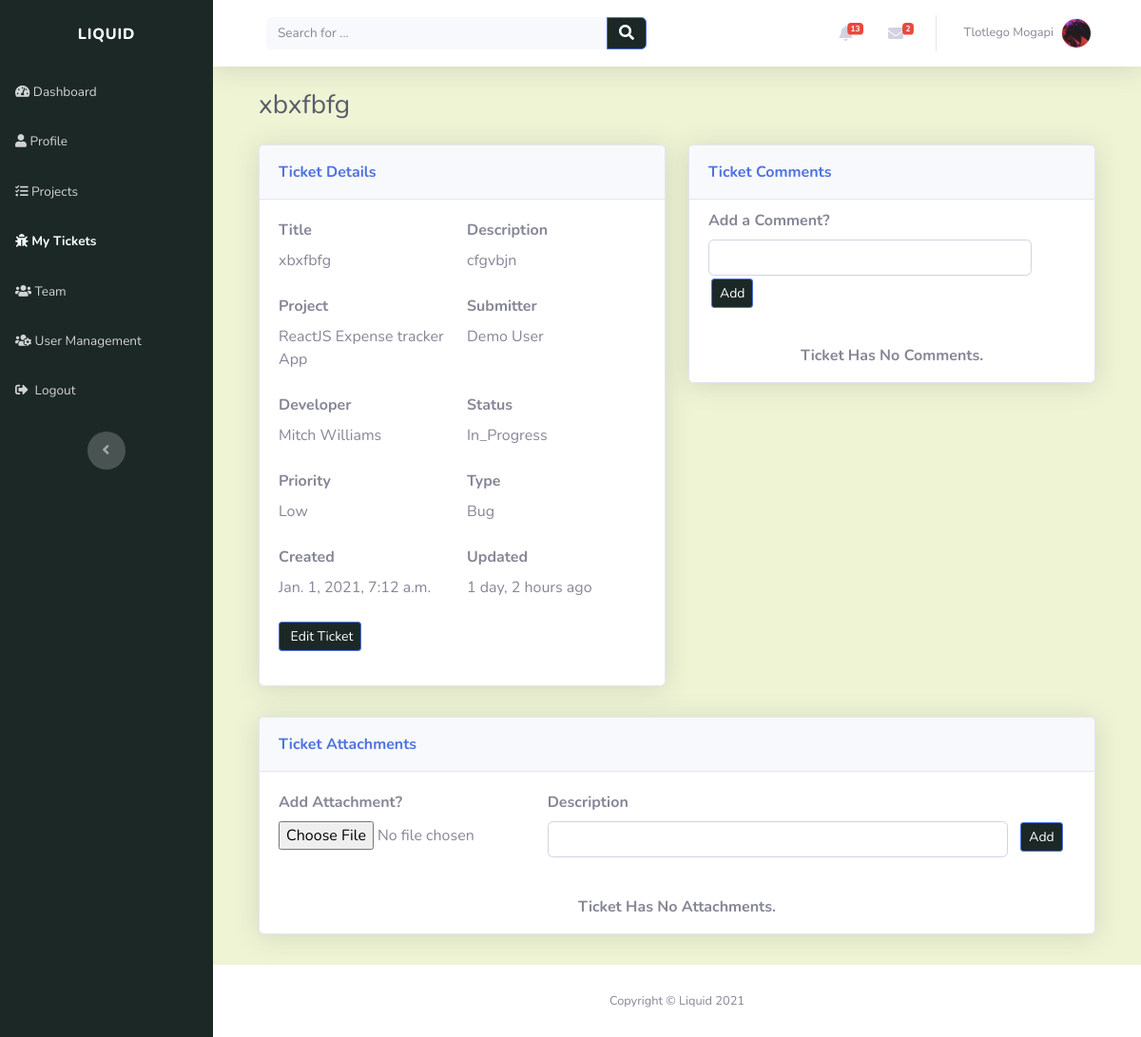
The app's page /tickets/xbxfbfg-lvsbijav/ (signed in), older data.
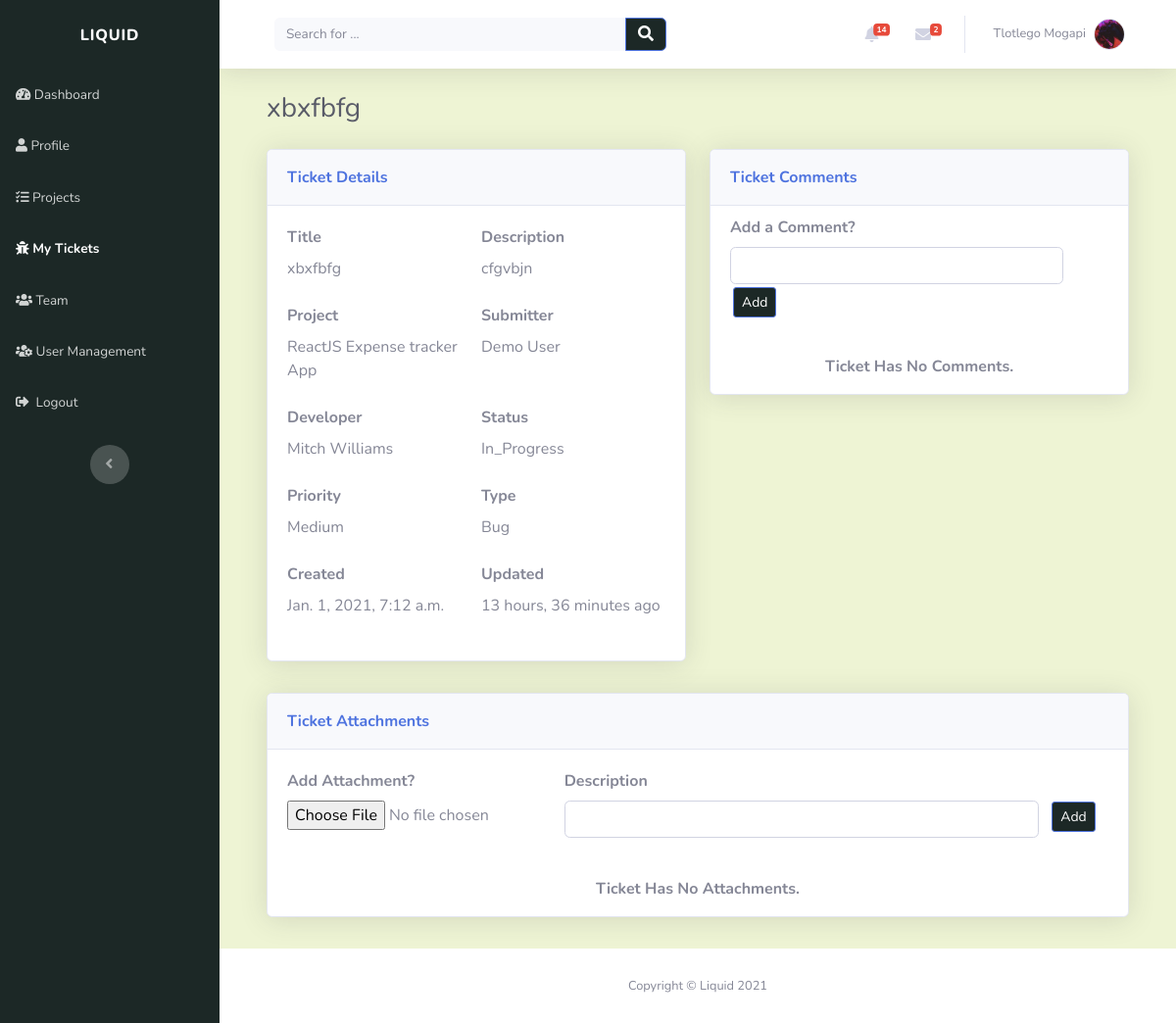
The same page, newer data.
### account/models.py (models this page shows, shortened)
class Profile(models.Model):
    user = models.OneToOneField(settings.AUTH_USER_MODEL, on_delete=models.CASCADE, unique=True)
    profile_picture = models.ImageField(default='profile_images/default.jpg', upload_to='profile_images', blank=True)
    website = models.URLField(blank=True)
    first_name = models.CharField(max_length=30, blank=True)
    last_name = models.CharField(max_length=30, blank=True)
    address = models.CharField(max_length=50, blank=True)
    city = models.CharField(max_length=50, blank=True)
    country = models.CharField(max_length=50, blank=True)
    slug = models.SlugField(unique=True, blank=True)

### tickets/models.py (models this page shows)
class Ticket(models.Model):
    TICKET_PRIORITY = (
        ('LOW', 'Low'),
        ('MEDIUM', 'Medium'),
        ('HIGH', 'High'),
    )
    TICKET_STATUS = (
        ('NEW', 'New'),
        ('IN_PROGRESS', 'In Progress'),
        ('RESOLVED', 'Resolved'),
    )
    TICKET_TYPE = (
        ('TASK', 'Task'),
        ('BUG', 'Bug'),
        ('CHANGE', 'Change'),
        ('FEATURE', 'Feature request')
    )
    title = models.CharField(max_length=50)
    description = models.CharField(max_length=200)
    created_by = models.ForeignKey(Profile, on_delete=models.CASCADE)
    project = models.ForeignKey(Project, related_name="tickets", on_delete=models.CASCADE)
    created_on = models.DateTimeField(verbose_name="created_on", auto_now_add=True)
    updated = models.DateTimeField(verbose_name="date updated", auto_now=True)
    priority = models.CharField(max_length=12, choices=TICKET_PRIORITY, default='LOW')
    status = models.CharField(max_length=12, choices=TICKET_STATUS, default='NEW')
    class_type = models.CharField(max_length=12, choices=TICKET_TYPE, default='TASK')
    slug = models.SlugField(unique=True, blank=True)
    def __str__(self):
        return self.title

### projects/models.py (models this page shows)
class Project(models.Model):
    name = models.CharField(max_length=50, unique=True)
    description = models.CharField(max_length=200)
    created_on = models.DateTimeField(verbose_name="date created", auto_now_add=True)
    created_by = models.ForeignKey(Profile, on_delete=models.CASCADE)
    slug = models.SlugField(unique=True, blank=True)
    def __str__(self):
        return self.name

### tickets/views.py (the view)
# urls.py: path('<slug:slug>/', views.ticket_detail_view, name="view_ticket"),
@login_required(login_url='login_page')
def ticket_detail_view(request, slug):
    context = {}
    ticket = get_object_or_404(Ticket, slug=slug)
    user = request.user
    user_profile = get_object_or_404(Profile, user=user)
    if request.method == "POST":
        form = TicketCommentForm(request.POST)
        if form.is_valid():
            comment_body = form.cleaned_data['comment']
            ticket_comment = TicketComment.objects.create(user=user_profile, body_message=comment_body, ticket=ticket)
            return redirect('view_ticket', slug=slug)
    else:
        context['ticket'] = ticket
        context['ticket_attachments'] = TicketAttachment.objects.filter(ticket=ticket).order_by('-created_on')
        comments = TicketComment.objects.filter(ticket=ticket).order_by('-created_on')
        page = request.GET.get('page', 1)
        comments_paginator = Paginator(comments, COMMENTS_PER_PAGE)
        try:
            comments = comments_paginator.page(page)
        except PageNotAnInteger:
            comments = comments_paginator.page(COMMENTS_PER_PAGE)
        except EmptyPage:
            comments = comments_paginator.page(comments_paginator.num_pages)
        context['ticket_comments'] = comments
        context['ticket_developer'] = get_object_or_404(TicketAssignee, ticket=ticket).user
        context['submitter'] = ticket.created_by
        context['manager'] = ProjectRole.objects.filter(project=ticket.project).filter(user_role="Project Manager").first().user
        context['form'] = TicketCommentForm()
        context['attachment_form'] = TicketAttachmentForm()
    return render(request, "tickets/ticket_detail.html", context)

### tickets/forms.py
class TicketCommentForm(forms.Form):
    comment = forms.CharField(max_length=150, widget=forms.TextInput(attrs={'class': 'form-control', 'name': "comment"}))

class TicketAttachmentForm(forms.Form):
    attachment = forms.FileField(widget=forms.FileInput(attrs={'style': "border-color: rgb(28, 40, 38)"}))
    note = forms.CharField(max_length=100, widget=forms.TextInput(attrs={'class': 'form-control', 'name': "address"}), required=False)

### index/custom_processors.py (called while the page is built)
def profile_processor(request):
    if request.user.is_authenticated:
        user = request.user
        user_profile = get_object_or_404(Profile, user=user)
        user_messages = DirectMessage.objects.filter(receiver=user_profile).order_by('-created_on')[:5]
        user_alerts = Alert.objects.filter(user=user_profile).order_by('-created_on')[:5]
        return {'profile': user_profile, 'direct_messages': user_messages, 'alerts': user_alerts}
    else:
        return{}

### tickets/templates/tickets/ticket_detail.html (shortened to what the changed rows need)
{% extends "index/header.html" %}
{% block content %}
<div class="container-fluid">
	<div class="d-sm-flex justify-content-between align-items-center mb-4">
		<h3 class="text-dark mb-0">{{ticket}}</h3>
	</div>
	<div class="row mb-3">
		<div class="col-lg-6">
			<div class="row">
				<div class="col">
					<div class="card shadow mb-3">
						<div class="card-body">
							<div class="form-row">
								<div class="col-lg-6">
									<div class="form-group">
										<label for="username"><strong>Title</strong></label>
										<p class="mb-4">{{ ticket.title }}</p>
									</div>
								</div>
								<div class="col-lg-6">
									<div class="form-group">
										<label for="username"><strong>Description</strong></label>
										<p class="mb-4">{{ ticket.description}}</p>
									</div>
								</div>
							</div>
							<div class="form-row">
								<div class="col-lg-6">
									<div class="form-group">
										<label for="username"><strong>Project</strong></label>
										<p class="mb-4">{{ ticket.project }}</p>
									</div>
								</div>
								<div class="col-lg-6">
									<div class="form-group">
										<label for="username"><strong>Submitter</strong></label>
										<p class="mb-4">
											{{ ticket.created_by.first_name }} {{ ticket.created_by.last_name }}
										</p>
									</div>
								</div>
							</div>
							<div class="form-row">
								<div class="col-lg-6">
									<div class="form-group">
										<label for="first_name"><strong>Status</strong></label>
										<p class="mb-4">{{ ticket.status|title }}</p>
									</div>
								</div>
							</div>
							<div class="form-row">
								<div class="col-lg-6">
									<div class="form-group">
										<label for="first_name"><strong>Priority</strong></label>
										<p class="mb-4">{{ ticket.priority|title }}</p>
									</div>
								</div>
								<div class="col-lg-6">
									<div class="form-group">
										<label for="first_name"><strong>Type</strong></label>
										<p class="mb-4">{{ ticket.class_type|title }}</p>
									</div>
								</div>
							</div>
							<div class="form-row">
								<div class="col-lg-6">
									<div class="form-group">
										<label for="first_name"><strong>Created</strong></label>
										<p class="mb-4">{{ ticket.created_on }}</p>
									</div>
								</div>
								<div class="col-lg-6">
									<div class="form-group">
										<label for="first_name"><strong>Updated</strong></label>
										<p class="mb-4">{{ ticket.updated|timesince }} ago</p>
									</div>
								</div>
							</div>
							{% if profile == ticket_developer or profile == submitter or profile == manager  %}
							<div class="form-group">
								<a
									class="btn btn-primary btn-sm d-none d-sm-inline-block"
									role="button"
									href="{% url 'edit_ticket' ticket.slug %}"
									style="background: rgb(28, 40, 38)"
									>&nbsp;Edit Ticket</a
								>
							</div>
							{% endif %}
						</div>
					</div>
				</div>
			</div>
		</div>
	</div>
</div>
{% endblock %}

### index/templates/index/snippets/navbar.html (shortened to what this page needs)
<nav
	class="navbar navbar-light navbar-expand bg-white shadow mb-4 topbar static-top"
	style="background: rgb(238, 244, 212)"
>
	<div class="container-fluid">
		<div class="container-fluid">
			<form
				method="GET"
				action="{% url 'index_page' %}"
				target="_self"
				class="form-inline d-none d-sm-inline-block mr-auto ml-md-3 my-2 my-md-0 mw-100 navbar-search"
			>
				<div class="input-group">
					<input
						class="bg-light form-control border-0 small"
						type="search"
						placeholder="Search for ..."
						value="{{query}}"
						name="q"
					/>
					<div class="input-group-append">
						<button class="btn btn-primary py-0" type="submit" style="background: rgb(28, 40, 38)">
							<em class="fas fa-search"></em>
						</button>
					</div>
				</div>
			</form>
			<ul class="nav navbar-nav flex-nowrap ml-auto">
				<li class="nav-item dropdown no-arrow mx-1">
					<div class="nav-item dropdown no-arrow">
						<a class="dropdown-toggle nav-link" data-toggle="dropdown" aria-expanded="false" href="#"
							>{% if alerts %}<span class="badge badge-danger badge-counter"
								>{{profile.alert_set.all.count}}</span
							>
							{%endif%}<em class="fas fa-bell fa-fw"></em
						></a>
					</div>
				</li>
				<li class="nav-item dropdown no-arrow mx-1">
					<div class="nav-item dropdown no-arrow">
						<a class="dropdown-toggle nav-link" data-toggle="dropdown" aria-expanded="false" href="#"
							><em class="fas fa-envelope fa-fw"></em>{% if direct_messages %}<span
								class="badge badge-danger badge-counter"
								>{{profile.direct_messages.all.count}}</span
							>{%endif%}</a
						>
					</div>
				</li>
				<li class="nav-item dropdown no-arrow">
					<div class="nav-item dropdown no-arrow">
						<a class="dropdown-toggle nav-link" data-toggle="dropdown" aria-expanded="false" href="#"
							><span class="d-none d-lg-inline mr-2 text-gray-600 small">
								{% if profile.first_name and profile.last_name %} {{profile.first_name}}
								{{profile.last_name}} {% else %} {{user}} {%endif%}
							</span>
							<img
								class="border rounded-circle img-profile"
								src="{{profile.profile_picture.url}}"
								alt="user image"
							/>
						</a>
					</div>
				</li>
			</ul>
		</div>
	</div>
</nav>

Row changes from the older to the newer data that the page shows:
computed for Profile "Tlotlego": alert_set.all.count "13" → "14"
changed Ticket "xbxfbfg": priority "Low" → "Medium"; updated "1 day, 2 hours" → "13 hours, 36 minutes"
Text that changed along with them:
text no longer shown: "Edit Ticket"
